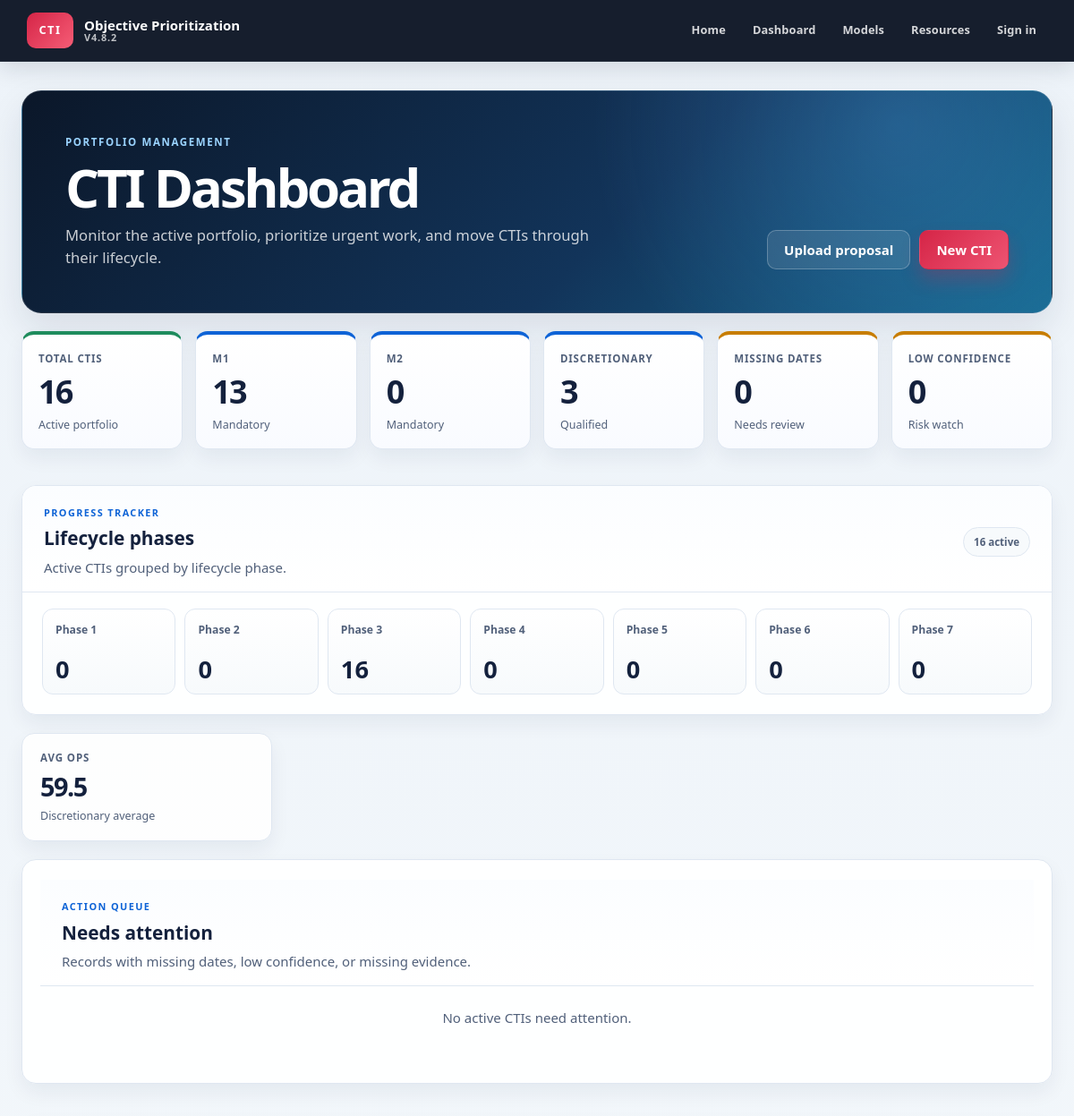
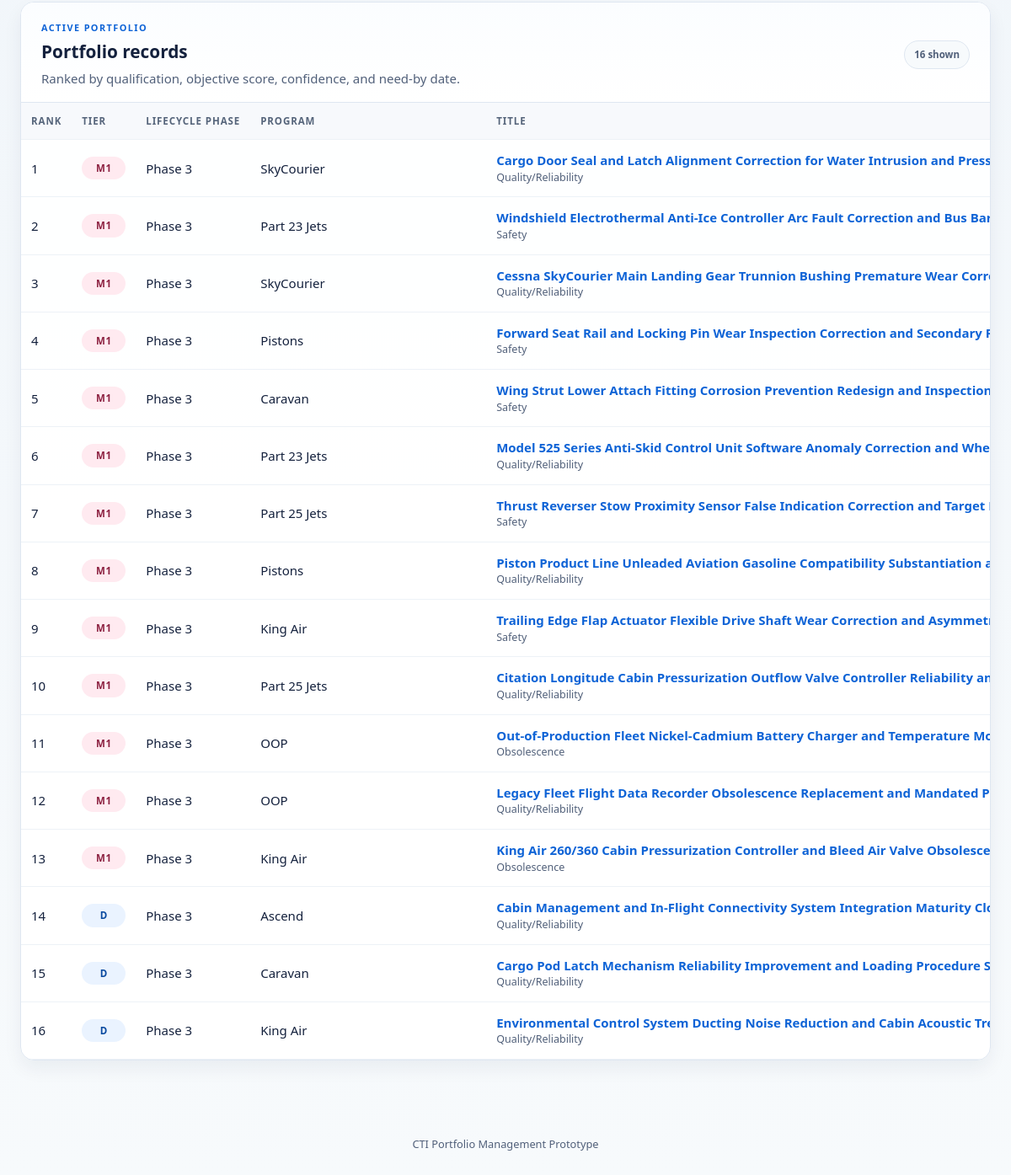
/dashboard, run on the app's committed database (2 pictures, top to bottom).
### tables this page shows
CREATE TABLE cti_projects (
    id INTEGER PRIMARY KEY AUTOINCREMENT,
    external_id TEXT,
    title TEXT NOT NULL,
    program TEXT,
    driver TEXT,
    phase TEXT,
    qualification TEXT NOT NULL DEFAULT 'D',
    status TEXT NOT NULL DEFAULT 'Active',
    ops REAL,
    confidence REAL,
    urgency REAL,
    operational REAL,
    customer_fleet REAL,
    financial REAL,
    breadth REAL,
    readiness REAL,
    need_by TEXT,
    target_date TEXT,
    engineering_hours REAL,
    five_year_npv REAL,
    functions_involved REAL,
    aog_events REAL,
    prevented_deliveries REAL,
    delivery_delays REAL,
    line_interruptions REAL,
    repeat_rework REAL,
    affected_fleet_pct REAL,
    evidence_count INTEGER NOT NULL DEFAULT 0,
    milestone_count INTEGER NOT NULL DEFAULT 0,
    problem_statement TEXT,
    business_case TEXT,
    source_file TEXT,
    source_type TEXT,
    template_version TEXT,
    warnings_json TEXT NOT NULL DEFAULT '[]',
    raw_data_json TEXT NOT NULL DEFAULT '{}',
    scoring_json TEXT NOT NULL DEFAULT '{}',
    confidence_json TEXT NOT NULL DEFAULT '{}',
    archived INTEGER NOT NULL DEFAULT 0,
    created_utc TEXT NOT NULL DEFAULT CURRENT_TIMESTAMP,
    modified_utc TEXT NOT NULL DEFAULT CURRENT_TIMESTAMP
, lifecycle_phase TEXT NOT NULL DEFAULT 'Phase 1', extraction_json TEXT NOT NULL DEFAULT '{}', scope_change TEXT, scoring_model_version TEXT, scored_utc TEXT);

### phase2/routes.py (the view)
@phase2_bp.get("/dashboard")
def dashboard():
    return render_template(
        "phase2/dashboard.html",
        **dashboard_view(
            program=request.args.get("program", "").strip(),
            tier=request.args.get("tier", "").strip().upper(),
            query=request.args.get("q", "").strip().lower(),
            lifecycle_phase=request.args.get("lifecycle_phase", "").strip(),
        ),
        lifecycle_phase_labels=LIFECYCLE_PHASE_LABELS,
    )

### phase2/analytics.py (called while the page is built)
def review_reasons(project):
    reasons = []
    if not project.get("need_by"):
        reasons.append(
            "Missing need-by date"
        )
    if not project.get("target_date"):
        reasons.append(
            "Missing target date"
        )
    confidence = project.get(
        "confidence"
    )
    if isinstance(
        confidence,
        dict
    ):
        confidence = confidence.get(
            "score"
        )
    try:
        if (
            confidence is not None
            and float(confidence) < 70
        ):
            reasons.append(
                "Confidence below 70"
            )
    except (
        ValueError,
        TypeError
    ):
        pass
    if int(
        project.get(
            "evidence_count",
            0
        )
    ) == 0:
        reasons.append(
            "No evidence IDs stored"
        )
    return reasons

### phase2/database.py (called while the page is built)
def database_path(app=None):
    app = app or current_app
    configured = app.config.get('CTI_DATABASE')
    path = Path(configured) if configured else Path(app.instance_path) / 'cti.db'
    path.parent.mkdir(parents=True, exist_ok=True)
    return path

def connect(app=None):
    conn = sqlite3.connect(database_path(app))
    conn.row_factory = sqlite3.Row
    conn.execute('PRAGMA foreign_keys = ON')
    conn.execute('PRAGMA journal_mode = WAL')
    return conn

@contextmanager
def connection(app=None):
    conn = connect(app)
    try:
        yield conn
        conn.commit()
    except Exception:
        conn.rollback()
        raise
    finally:
        conn.close()

def fetch_projects(include_archived=False):
    sql = 'SELECT * FROM cti_projects'
    params = []
    if not include_archived:
        sql += ' WHERE archived = 0'
    sql += ' ORDER BY created_utc DESC, id DESC'
    with connection() as conn:
        return [dict(row) for row in conn.execute(sql, params).fetchall()]

### phase2/ranking.py (called while the page is built)
def _date_key(value):
    return value or '9999-12-31'

def _score(value):
    return float(value) if value is not None else -1.0

### phase2/templates/phase2/dashboard.html (shortened to what this page needs)
{% extends "base.html" %}
{% block content %}
<div class="dashboard-page">
<section class="dashboard-hero">
  <div class="dashboard-hero-copy">
    <p class="eyebrow">PORTFOLIO MANAGEMENT</p>
    <h1>CTI Dashboard</h1>
    <p>Monitor the active portfolio, prioritize urgent work, and move CTIs through their lifecycle.</p>
  </div>
  <div class="button-row"><a class="button button-secondary" href="{{ url_for('main.upload') }}">Upload proposal</a><a class="button button-primary" href="{{ url_for('main.new_cti') }}">New CTI</a></div>
</section>
{% set m = metrics|default({}) %}
<section class="metric-grid dashboard-metrics">
  <article class="metric-card success-card"><span>Total CTIs</span><strong>{{ m.total|default(projects|length if projects is defined else 0) }}</strong><small>Active portfolio</small></article>
  <article class="metric-card"><span>M1</span><strong>{{ m.m1|default(0) }}</strong><small>Mandatory</small></article>
  <article class="metric-card"><span>M2</span><strong>{{ m.m2|default(0) }}</strong><small>Mandatory</small></article>
  <article class="metric-card"><span>Discretionary</span><strong>{{ m.d|default(0) }}</strong><small>Qualified</small></article>
  <article class="metric-card warning-card"><span>Missing dates</span><strong>{{ m.missing_dates|default(0) }}</strong><small>Needs review</small></article>
  <article class="metric-card warning-card"><span>Low confidence</span><strong>{{ m.low_confidence|default(0) }}</strong><small>Risk watch</small></article>
</section>
<section class="panel phase-summary">
  <div class="dashboard-section-heading"><div><p class="eyebrow">PROGRESS TRACKER</p><h2>Lifecycle phases</h2><p>Active CTIs grouped by lifecycle phase.</p></div><span class="section-count">{{ m.total|default(projects|length if projects is defined else 0) }} active</span></div>
  <div class="phase-count-grid">
  {% for phase in phase_counts %}
    <a class="phase-count{% if filters.lifecycle_phase == phase.key %} is-active{% endif %}" href="{{ url_for('phase2.dashboard', lifecycle_phase=phase.key) }}">
      <span>{{ phase.label }}</span><strong>{{ phase.count }}</strong>
    </a>
  {% endfor %}
  </div>
</section>
<section class="summary-strip dashboard-summary">
  <article class="summary-stat">
    <span>Avg OPS</span>
    <strong>{{ m.avg_ops|default('—') }}</strong>
    <small>Discretionary average</small>
  </article>
</section>
<section class="panel attention-panel">
  <div class="dashboard-section-heading"><div><p class="eyebrow">ACTION QUEUE</p><h2>Needs attention</h2><p>Records with missing dates, low confidence, or missing evidence.</p></div></div>
  {% if needs_attention %}
  <ul class="attention-list">
  {% for item in needs_attention %}
    <li><a href="{{ url_for('phase2.project', project_id=item.project.id) }}"><strong>{{ item.project.title }}</strong></a><span>{{ item.reasons|join(', ') }}</span></li>
  {% endfor %}
  </ul>
  {% else %}<p class="empty-state">No active CTIs need attention.</p>{% endif %}
</section>
<section class="panel table-panel">
  <div class="dashboard-section-heading"><div><p class="eyebrow">ACTIVE PORTFOLIO</p><h2>Portfolio records</h2><p>Ranked by qualification, objective score, confidence, and need-by date.</p></div><span class="section-count">{{ projects|length }} shown</span></div>
  <div class="table-wrap">
    <table class="portfolio-table">
      <thead><tr><th>Rank</th><th>Tier</th><th>Lifecycle phase</th><th>Program</th><th>Title</th><th>OPS</th><th>Confidence</th><th>Need by</th><th></th></tr></thead>
      <tbody>
      {% for project in projects|default([]) %}
        <tr>
          <td>{{ project.company_rank|default(project.rank|default(loop.index)) }}</td>
          <td><span class="tier tier-{{ project.qualification|default(project.qualification_code|default('d'))|lower }}">{{ project.qualification|default(project.qualification_code|default('D')) }}</span></td>
          <td>{{ lifecycle_phase_labels.get(project.lifecycle_phase, project.lifecycle_phase or 'Phase 1') }}</td>
          <td>{{ project.program|default('') }}</td>
          <td>
            <a class="table-link" href="{{ url_for('phase2.project', project_id=project.id) }}">
              <strong>{{ project.title|default('Untitled CTI') }}</strong>
            </a>
            <small>{{ project.driver|default('') }}</small>
          </td>
        </tr>
      {% else %}
        <tr><td colspan="9" class="empty-state">No CTIs have been saved yet. <a href="{{ url_for('main.new_cti') }}">Create the first record.</a></td></tr>
      {% endfor %}
      </tbody>
    </table>
  </div>
</section>
</div>
{% endblock %}

### data on the page
cti_projects: company_rank "1", qualification "M1", get "Phase 3", program "SkyCourier", title "Cargo Door Seal and Latch Alignment Correction for Water Intrusion and…", driver "Quality/Reliability"
cti_projects: company_rank "2", qualification "M1", get "Phase 3", program "Part 23 Jets", title "Windshield Electrothermal Anti-Ice Controller Arc Fault Correction and Bus…", driver "Safety"
cti_projects: company_rank "3", qualification "M1", get "Phase 3", program "SkyCourier", title "Cessna SkyCourier Main Landing Gear Trunnion Bushing Premature Wear…", driver "Quality/Reliability"
cti_projects: company_rank "4", qualification "M1", get "Phase 3", program "Pistons", title "Forward Seat Rail and Locking Pin Wear Inspection Correction and Secondary…", driver "Safety"
cti_projects: company_rank "5", qualification "M1", get "Phase 3", program "Caravan", title "Wing Strut Lower Attach Fitting Corrosion Prevention Redesign and…", driver "Safety"
cti_projects: company_rank "6", qualification "M1", get "Phase 3", program "Part 23 Jets", title "Model 525 Series Anti-Skid Control Unit Software Anomaly Correction and…", driver "Quality/Reliability"
cti_projects: company_rank "7", qualification "M1", get "Phase 3", program "Part 25 Jets", title "Thrust Reverser Stow Proximity Sensor False Indication Correction and Target…", driver "Safety"
cti_projects: company_rank "8", qualification "M1", get "Phase 3", program "Pistons", title "Piston Product Line Unleaded Aviation Gasoline Compatibility Substantiation…", driver "Quality/Reliability"
cti_projects: company_rank "9", qualification "M1", get "Phase 3", program "King Air", title "Trailing Edge Flap Actuator Flexible Drive Shaft Wear Correction and…", driver "Safety"
cti_projects: company_rank "10", qualification "M1", get "Phase 3", program "Part 25 Jets", title "Citation Longitude Cabin Pressurization Outflow Valve Controller Reliability…", driver "Quality/Reliability"
cti_projects: company_rank "11", qualification "M1", get "Phase 3", program "OOP", title "Out-of-Production Fleet Nickel-Cadmium Battery Charger and Temperature…", driver "Obsolescence"
cti_projects: company_rank "12", qualification "M1", get "Phase 3", program "OOP", title "Legacy Fleet Flight Data Recorder Obsolescence Replacement and Mandated…", driver "Quality/Reliability"
cti_projects: company_rank "13", qualification "M1", get "Phase 3", program "King Air", title "King Air 260/360 Cabin Pressurization Controller and Bleed Air Valve…", driver "Obsolescence"
cti_projects: company_rank "14", qualification "D", get "Phase 3", program "Ascend", title "Cabin Management and In-Flight Connectivity System Integration Maturity…", driver "Quality/Reliability"
cti_projects: company_rank "15", qualification "D", get "Phase 3", program "Caravan", title "Cargo Pod Latch Mechanism Reliability Improvement and Loading Procedure…", driver "Quality/Reliability"
cti_projects: company_rank "16", qualification "D", get "Phase 3", program "King Air", title "Environmental Control System Ducting Noise Reduction and Cabin Acoustic…", driver "Quality/Reliability"

### other printed values
{{ m.total|default(projects|length if projects is defined else 0) }} "16"
{{ m.m1|default(0) }} "13"
{{ m.m2|default(0) }} "0"
{{ m.d|default(0) }} "3"
{{ m.missing_dates|default(0) }} "0"
{{ m.low_confidence|default(0) }} "0"
{{ phase.label }} "Phase 1" "Phase 2" "Phase 3" "Phase 4" "Phase 5" "Phase 6" "Phase 7"
{{ phase.count }} "0" "0" "16" "0" "0" "0" "0"
{{ m.avg_ops|default('—') }} "59.5"
{{ projects|length }} "16"
